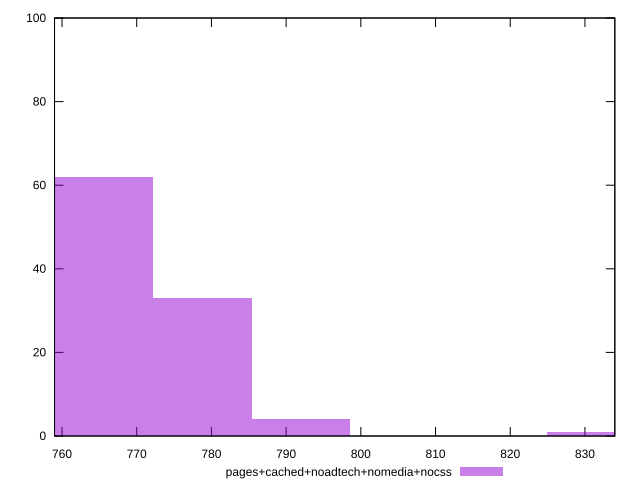

This figure's gnuplot source:
reset

$pagesCachedNoadtechNomediaNocss <<EOF
765.5771077426772 62
778.7767130485854 33
791.9763183544936 4
831.5751342722183 1
EOF

set key outside below
set boxwidth 13.199605305908227
set xrange [759:834]
set yrange [0:100]
set trange [0:100]
set style fill transparent solid 0.5 noborder
set terminal svg size 640, 490 enhanced background rgb 'white'
set output "report_00012_2021-02-09T11:01:39.952Z/uses-rel-preload/comparison/histogram/4_vs_5.svg"

plot $pagesCachedNoadtechNomediaNocss title "pages+cached+noadtech+nomedia+nocss" with boxes

reset
